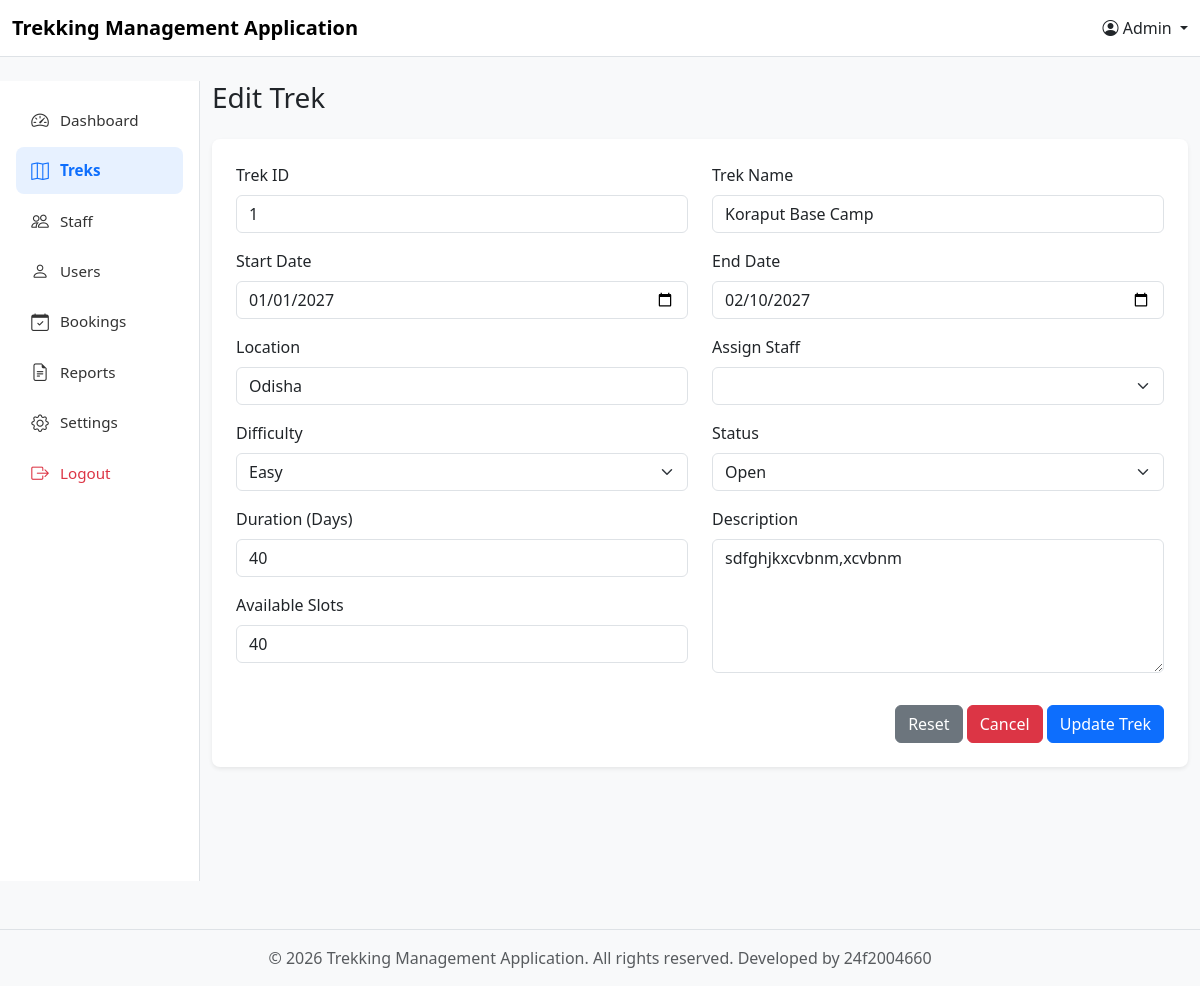
The app's page /edit_trek?trek_id=1, older data.
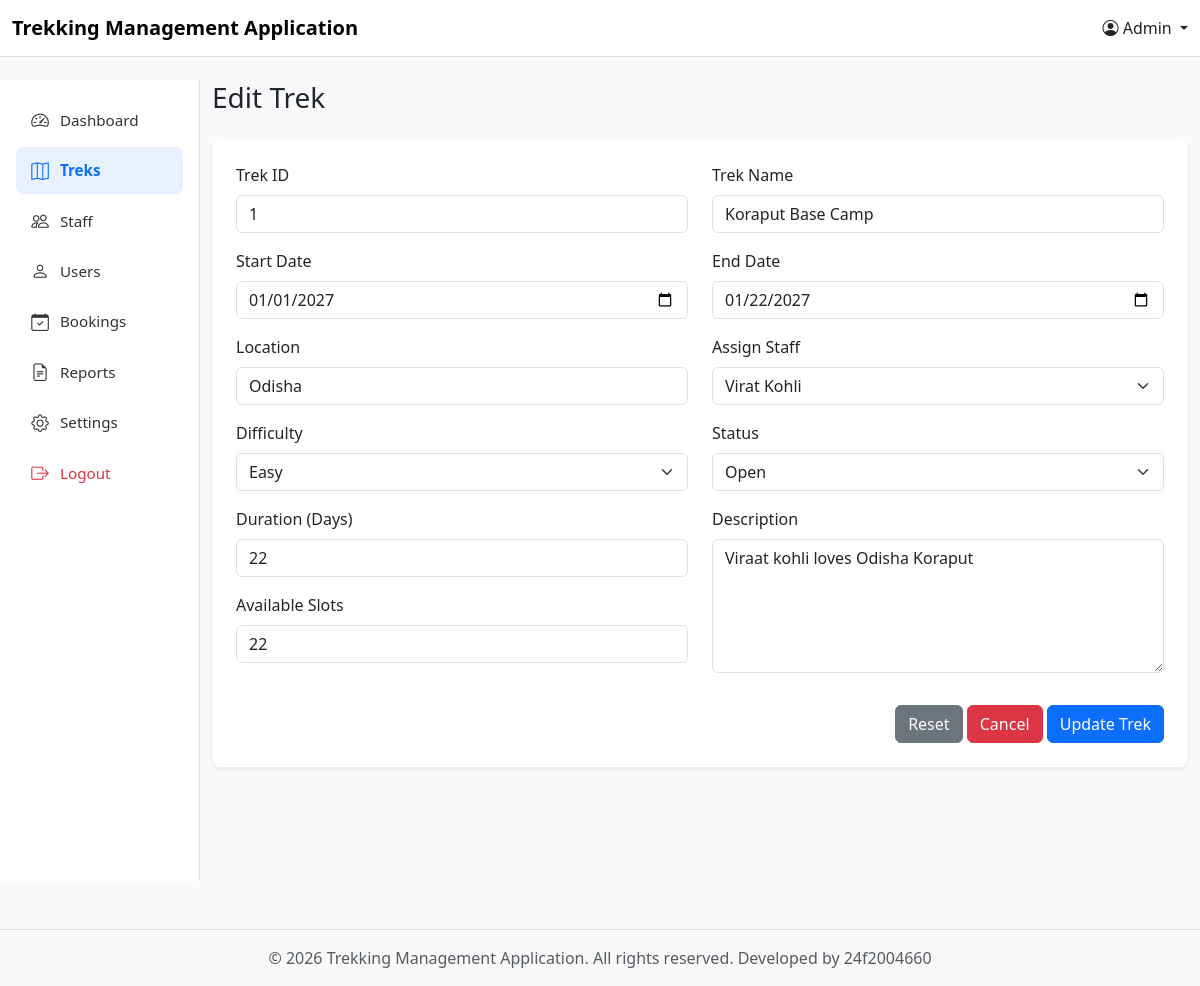
The same page, newer data.
### models.py (models this page shows)
class Trek(db.Model):
    __tablename__ = 'trek'
    trek_id = db.Column(db.Integer, primary_key=True)
    t_name = db.Column(db.String(120), nullable=False)
    location = db.Column(db.String(120), nullable=False)
    diff = db.Column(db.String(1))  # E/M/H
    duration = db.Column(db.Integer)
    avl_slots = db.Column(db.Integer, nullable=False)
    assign_s_id = db.Column(db.Integer, db.ForeignKey('staff_profile.staff_id'), nullable=False)
    status = db.Column(db.String(20), default='Pending')  # Pending/Approved/Open/Close/Completed
    start_date = db.Column(db.Date)
    end_date = db.Column(db.Date)
    description = db.Column(db.String(500))
    bookings = db.relationship('Booking', backref='trek')

class staff_profile(db.Model):
    __tablename__ = 'staff_profile'
    id = db.Column(db.Integer, primary_key=True)
    staff_id = db.Column(db.Integer, db.ForeignKey('user_credentials.id'),unique = True, nullable=False) #linking user credentials to staff
    name = db.Column(db.String(100), nullable=False)
    address = db.Column(db.String(200), nullable=False)
    phone_number = db.Column(db.String(20), nullable=False)
    experience = db.Column(db.String(100), nullable=False)
    status = db.Column(db.Integer, nullable=False, default = 0) #0-registered(pending), 1-approved, 2-rejected,
    treks = db.relationship('Trek', backref='assigned_staff')

### controller.py (the view)
@app.route("/edit_trek")
def admin_edit_trek():
    trek_id = request.args["trek_id"]
    trek_searched = search_trek(trek_id)
    staffs = get_staff_data()
    return render_template("Admin_templates/admin_edit_trek.html", trek_data = trek_searched , staffs = staffs)

### controller.py (called while the page is built)
def get_staff_data():
    s_data = db.session.query(staff_profile).filter().all()
    return s_data

def search_trek(id):
    trek_searched = db.session.query(Trek).filter(Trek.trek_id == id).first()
    return trek_searched

### templates/Admin_templates/admin_edit_trek.html (shortened to what the changed rows need)
{% extends "base.html" %}
{% set current_user = 'Admin' %}
{% block content %}
<div class="row">
    {% set current_page = 'treks' %}
    <div class="col-md-10">
        <div class="card border-0 shadow-sm rounded-3">
            <div class="card-body p-4">
                <form method="POST" action="/update_trek">
                    <div class="row">
                        <div class="col-md-6">
                            <div class="mb-3">
                                <label class="form-label">Trek ID</label>
                                <input type="text" class="form-control" name="t_id" value="{{trek_data.trek_id}}" readonly>
                            </div>
                            <div class="mb-3">
                                <label class="form-label">Start Date</label>
                                <input type="date" class="form-control" name="start_date" value="{{trek_data.start_date}}" required>
                            </div>
                            <div class="mb-3">
                                <label class="form-label">Location</label>
                                <input type="text" class="form-control" name="location" value="{{trek_data.location}}" required>
                            </div>
                            <div class="mb-3">
                                <label class="form-label">Difficulty</label>
                                <select class="form-select" name="difficulty" required>
                                    <option value="E" {% if trek_data.diff == 'E' %}selected{% endif %}>Easy</option>
                                </select>
                            </div>
                            <div class="mb-3">
                                <label class="form-label">Duration (Days)</label>
                                <input type="number" class="form-control" name="duration" value="{{trek_data.duration}}" required>
                            </div>
                            <div class="mb-3">
                                <label class="form-label">Available Slots</label>
                                <input type="number" class="form-control" name="avl_slots" value="{{trek_data.avl_slots}}" required>
                            </div>
                        </div>
                        <div class="col-md-6">
                            <div class="mb-3">
                                <label class="form-label">Trek Name</label>
                                <input type="text" class="form-control" name="trek_name" value="{{trek_data.t_name}}" required>
                            </div>
                            <div class="mb-3">
                                <label class="form-label">End Date</label>
                                <input type="date" class="form-control" name="end_date" value="{{trek_data.end_date}}" required>
                            </div>
                            <div class="mb-3">
                                <label class="form-label">Assign Staff</label>
                                <select class="form-select" name="asn_staff" required>
                                    {% for staff in staffs %}
                                        <option value="{{ staff.id }}" {% if trek_data.assign_s_id == staff.id %}selected{% endif %}>
                                            {{ staff.name }}
                                        </option>
                                    {% endfor %}
                                </select>
                            </div>
                            <div class="mb-3">
                                <label class="form-label">Status</label>
                                <select class="form-select" name="status">
                                    <option value="1" {% if trek_data.status == '1' %}selected{% endif %}>Open</option>
                                </select>
                            </div>
                            <div class="mb-3">
                                <label class="form-label">Description</label>
                                <textarea class="form-control" rows="5" name="description" >{{trek_data.description}}</textarea>
                            </div>
                        </div>
                    </div>
                </form>
            </div>
        </div>
    </div>
</div>
{% endblock %}

Row changes from the older to the newer data that the page shows:
changed Trek "Odisha": duration "40" → "22"; avl_slots "40" → "22"; end_date "02/10/2027" → "01/22/2027"; asn_staff (not shown) → "Virat Kohli"; description "sdfghjkxcvbnm,xcvbnm" → "Viraat kohli loves Odisha Koraput"
